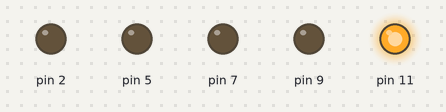
Bench run of a sketch on a simulated Arduino Uno, built with avr-gcc and run on an emulated ATmega328P. Shown: output pins drawn as LEDs (lit = HIGH).

Above: at 0.1 s.
At 0.5 s:
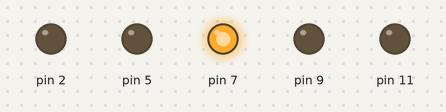
At 0.9 s:
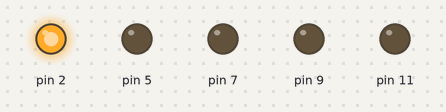
At 1.1 s:
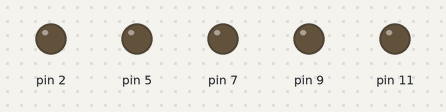
At 1.9 s:
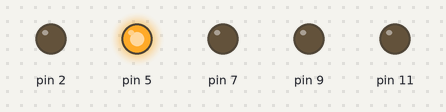
At 2.7 s:
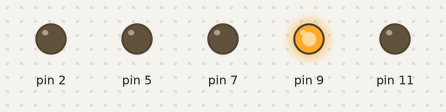
Timing chart, 0 to 3.0 s (numbered marks = the images above):
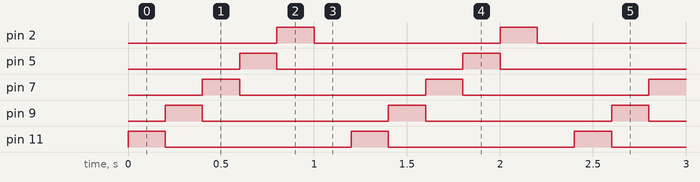

The sketch:

7.1sketch_may21a.ino
```cpp
int tempo = 200;
int pino[5];

void setup() {
 pino[0] = 11;
 pino[1] = 9;
 pino[2] = 7;
 pino[3] = 5;
 pino[4] = 2;
  for (int k=0; k<=5; k++) {
    pinMode(pino[k], OUTPUT);
  }
}

void loop() {
  for (int k=0; k<=5; k++) {
    digitalWrite(pino[k], HIGH);
    delay(tempo);
    digitalWrite(pino[k], LOW);
  }

}
```

Measured:
- by itself, pin 2, pin 5, pin 7, pin 9, pin 11: alternates HIGH for 0.20 s and LOW for 1.0 s
- by itself, everything shown: repeats every 1.2 s, in 6 steps
